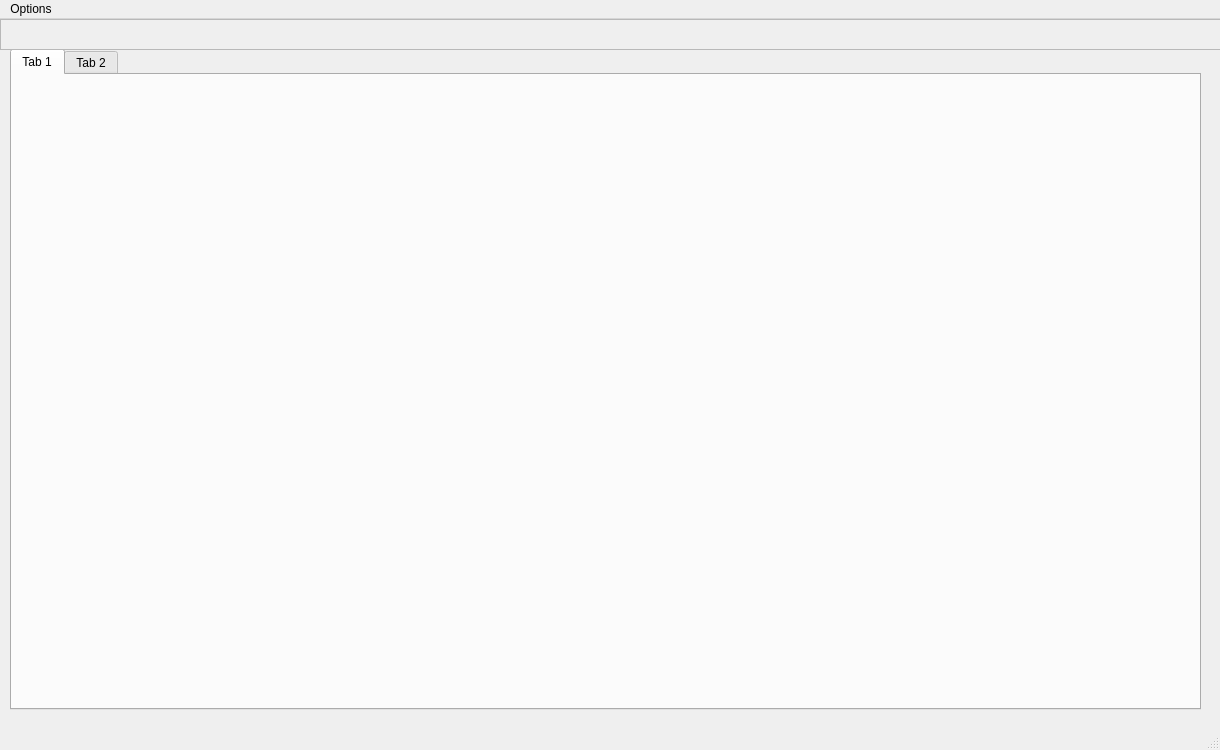
<?xml version="1.0" encoding="UTF-8"?>
<ui version="4.0">
 <class>openProject</class>
 <widget class="QMainWindow" name="openProject">
  <property name="geometry">
   <rect>
    <x>0</x>
    <y>0</y>
    <width>1220</width>
    <height>750</height>
   </rect>
  </property>
  <property name="minimumSize">
   <size>
    <width>1220</width>
    <height>750</height>
   </size>
  </property>
  <property name="maximumSize">
   <size>
    <width>1220</width>
    <height>750</height>
   </size>
  </property>
  <property name="windowTitle">
   <string>MainWindow</string>
  </property>
  <widget class="QWidget" name="centralwidget">
   <widget class="QTabWidget" name="tabWidget">
    <property name="geometry">
     <rect>
      <x>10</x>
      <y>30</y>
      <width>1191</width>
      <height>661</height>
     </rect>
    </property>
    <property name="currentIndex">
     <number>0</number>
    </property>
    <widget class="QWidget" name="tab">
     <attribute name="title">
      <string>Tab 1</string>
     </attribute>
    </widget>
    <widget class="QWidget" name="tab_2">
     <attribute name="title">
      <string>Tab 2</string>
     </attribute>
     <widget class="QWidget" name="layoutWidget">
      <property name="geometry">
       <rect>
        <x>430</x>
        <y>90</y>
        <width>321</width>
        <height>18</height>
       </rect>
      </property>
      <layout class="QHBoxLayout" name="horizontalLayout_2">
       <item>
        <widget class="QLabel" name="label_4">
         <property name="text">
          <string>Select a project to open:</string>
         </property>
        </widget>
       </item>
       <item>
        <layout class="QGridLayout" name="projectListCombo"/>
       </item>
      </layout>
     </widget>
    </widget>
   </widget>
   <widget class="QScrollArea" name="header_bar_scroll">
    <property name="geometry">
     <rect>
      <x>0</x>
      <y>0</y>
      <width>1221</width>
      <height>31</height>
     </rect>
    </property>
    <property name="widgetResizable">
     <bool>true</bool>
    </property>
    <widget class="QWidget" name="scrollAreaWidgetContents">
     <property name="geometry">
      <rect>
       <x>0</x>
       <y>0</y>
       <width>1219</width>
       <height>29</height>
      </rect>
     </property>
    </widget>
   </widget>
  </widget>
  <widget class="QMenuBar" name="menubar">
   <property name="geometry">
    <rect>
     <x>0</x>
     <y>0</y>
     <width>1220</width>
     <height>22</height>
    </rect>
   </property>
   <widget class="QMenu" name="menuOptions">
    <property name="title">
     <string>Options</string>
    </property>
    <addaction name="actionNew"/>
    <addaction name="actionChange"/>
    <addaction name="actionDelete_projects"/>
   </widget>
   <addaction name="menuOptions"/>
  </widget>
  <widget class="QStatusBar" name="statusbar"/>
  <action name="actionNew">
   <property name="text">
    <string>Create a new project</string>
   </property>
  </action>
  <action name="actionChange">
   <property name="text">
    <string>Change current project</string>
   </property>
  </action>
  <action name="actionDelete_projects">
   <property name="text">
    <string>Delete projects</string>
   </property>
  </action>
 </widget>
 <resources/>
 <connections/>
</ui>
